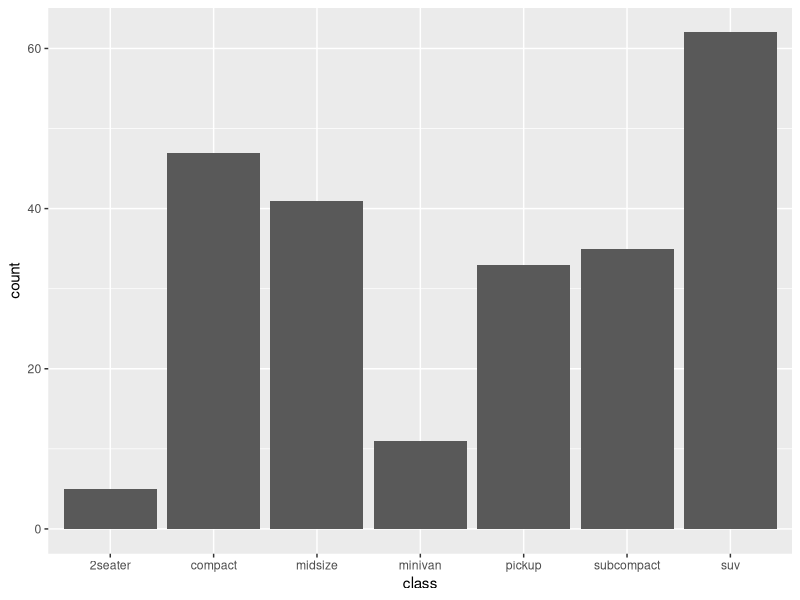
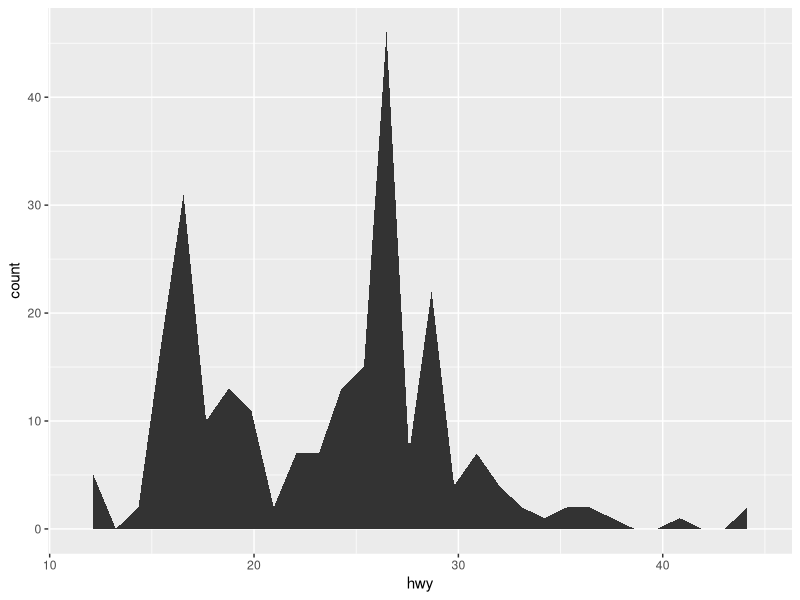
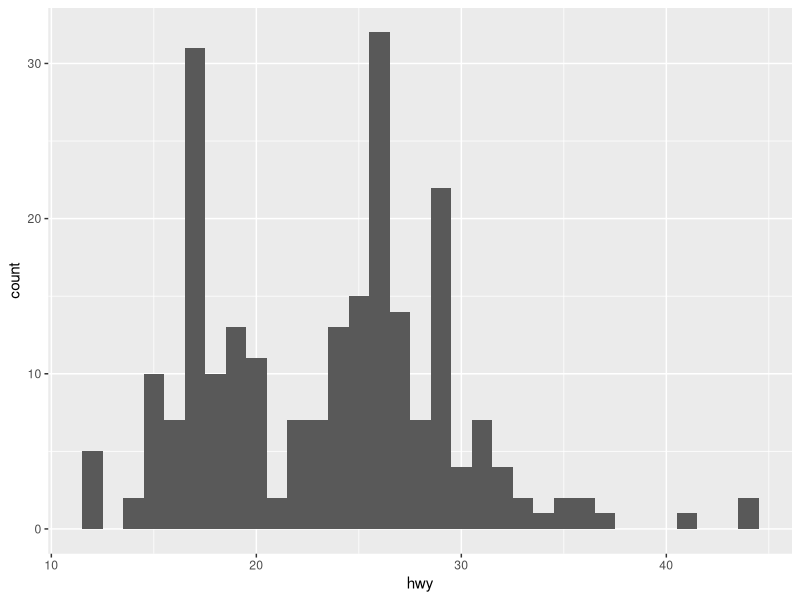
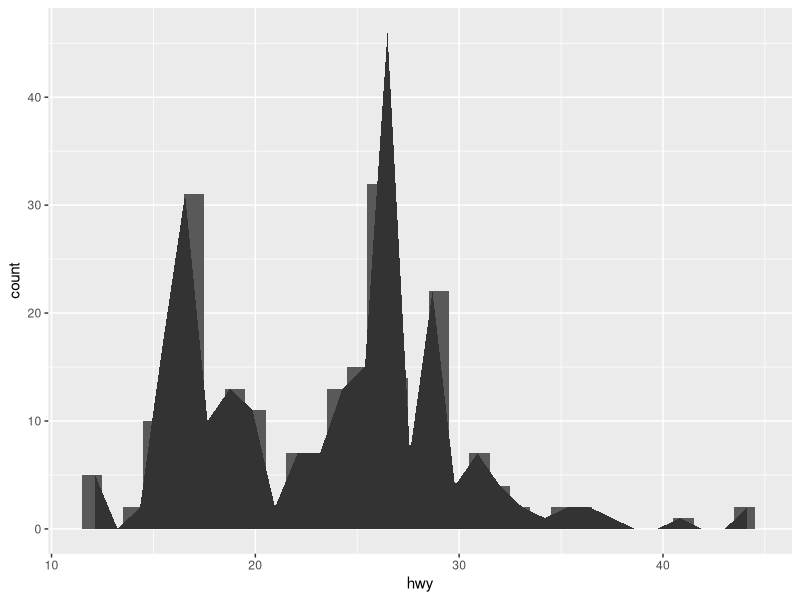
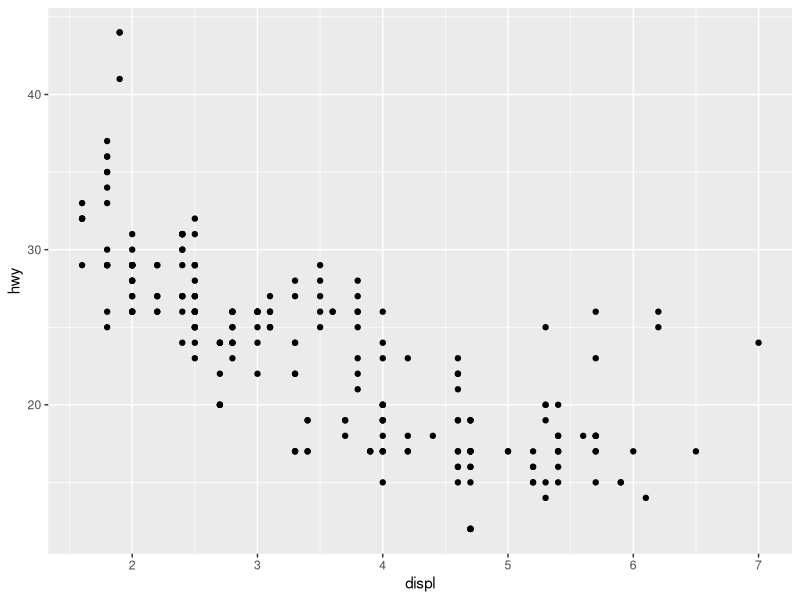
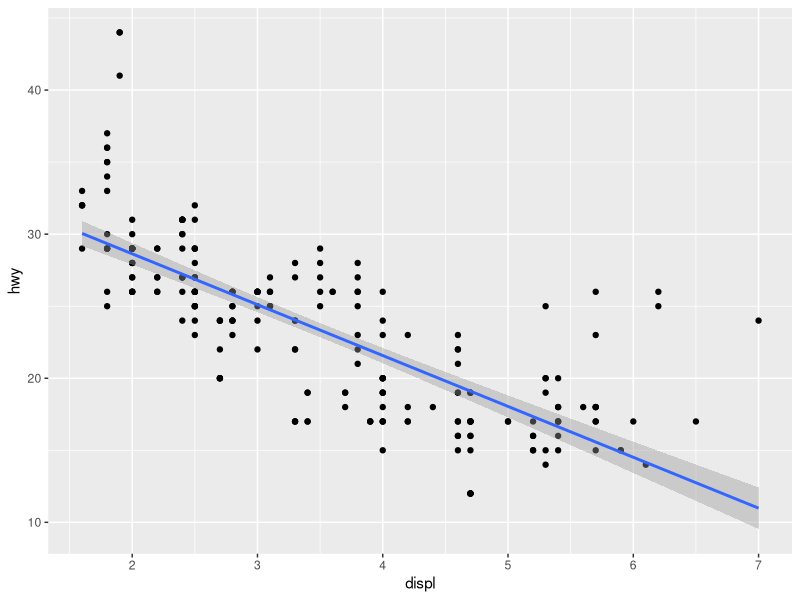
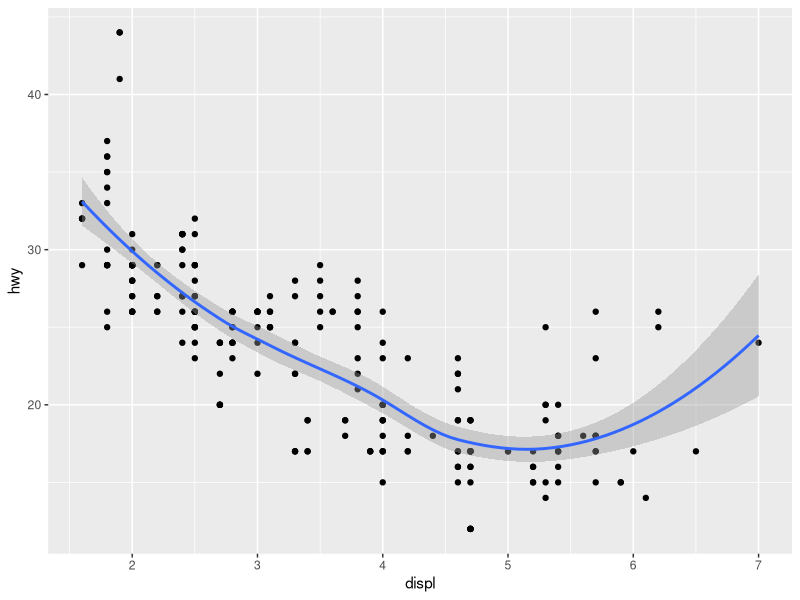

Write the R code that produced these figures, in order. (Note: this script raises an error after producing the figures.)
# ==========================================================================

# DATA SCIENCE SEMINAR, FALL 2016, WEEK 04

# ==========================================================================

library("ggplot2")

# ==========================================================================

# set your working directory
# examples:
# Mac OSX = setwd("/Users/jdoe/Desktop")
# Windows, Personal = setwd("C:/Users/jdoe/Desktop")
# Windows, SLU Labs = setwd("E:/Users/jdoe/Desktop")

setwd("/Users/herb/Desktop")

# ==========================================================================

# file name - seminar-03-dataClean.R

# project name - data science seminar, fall 2016

# purpose - week 04 - building plots

# created - 09 Nov 2016

# updated - 09 Nov 2016

# author - Chris

# ==========================================================================

# full description - 

# updates - 

# ==========================================================================
# ==========================================================================

# add data to data frame

df <- mpg

# ==========================================================================

# UNIVARIATE PLOTS

# bar
ggplot(df, aes(class)) +
  geom_bar()

# area
ggplot(df, aes(hwy)) +
  geom_area(stat = "bin")

# histogram
ggplot(df, aes(hwy)) +
  geom_histogram(binwidth = 1)

# issues with layering
ggplot(df, aes(hwy)) +
  geom_histogram(binwidth = 1) +
  geom_area(stat = "bin")

# ==========================================================================

# BIVARITE PLOTS

# scatterplot
ggplot(mpg, aes(displ, hwy)) +
  geom_point()
  
# scatterplot with linear regression line
ggplot(mpg, aes(displ, hwy)) +
  geom_point() +
  geom_smooth(method = "lm")

# scatterplot with non-linear (LOESS) regression line
ggplot(mpg, aes(displ, hwy)) +
  geom_point() +
  geom_smooth(method = "loess")

# boxplot
ggplot(efficiency, aes(class,hwy)) +
  geom_boxplot()

# violin plot
ggplot(efficiency, aes(class,hwy)) +
  geom_violin(scale = "area")

# ==========================================================================

# AESTHETICS

# asthetic applied to plot
ggplot(mpg, aes(displ, hwy, color = class)) + 
  geom_point() +
  geom_smooth(method = "lm", se = FALSE)

# asthetic applied to layer
ggplot(mpg, aes(displ, hwy)) +      
  geom_point(aes(color = class)) +
  geom_smooth(method = "lm", se = TRUE)

# ==========================================================================

# COLOR

# setting color
ggplot(mpg, aes(displ, hwy)) +      
  geom_point(aes(color = class)) +
  geom_smooth(method = "lm", color = "red")

# mapping color
ggplot(mpg, aes(displ, hwy)) +      
  geom_point(aes(color = class)) +
  geom_smooth(method = "lm", aes(color = "red"))

ggplot(mpg, aes(displ, hwy)) +
  geom_point() +
  geom_smooth(aes(color = "loess"), method = "loess") +
  geom_smooth(aes(color = "lm"), method = "lm") 

# ==========================================================================

# WEIGHT

ggplot(mpg, aes(displ, hwy)) +      
  geom_point(aes(color = class), size = 5)

ggplot(mpg, aes(displ, hwy)) +      
  geom_point(aes(color = class), size = 2) +
  geom_smooth(method = "loess", aes(color = "loess"), size = 1.5)

# ==========================================================================

# STANDARD ERROR
ggplot(mpg, aes(displ, hwy)) +      
  geom_point(aes(color = class), size = 2) +
  geom_smooth(method = "loess", aes(color = "loess"), se = TRUE, size = 1.5)

ggplot(mpg, aes(displ, hwy)) +      
  geom_point(aes(color = class), size = 2) +
  geom_smooth(method = "loess", aes(color = "loess"), se = FALSE, size = 1.5)

# ==========================================================================

# CHANGE TITLE OF KEY

ggplot(mpg, aes(displ, hwy)) +
  geom_point() +
  geom_smooth(aes(colour = "loess"), method = "loess", se = FALSE) +
  geom_smooth(aes(colour = "lm"), method = "lm", se = FALSE) +
  labs(colour = "Method")

# ==========================================================================
# ==========================================================================

